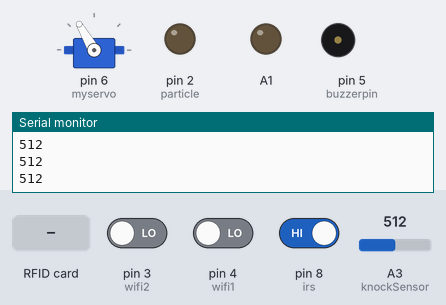
Bench run of a sketch on a simulated Arduino Uno, built with avr-gcc and run on an emulated ATmega328P. Shown: servo, output pins drawn as LEDs (lit = HIGH), buzzer (waves = sounding, pin HIGH), the last lines printed to the serial monitor. The test bench sets the inputs (shaded band); at power-on: pin 4 (wifi1) LOW, A3 (knockSensor) = 512, pin 8 (irs) HIGH, pin 3 (wifi2) LOW. Pins used as bus, display or sensor lines are not drawn.

Above: at 1.2 s.
1.3 s: pin 4 (wifi1) driven HIGH
At 2.6 s:
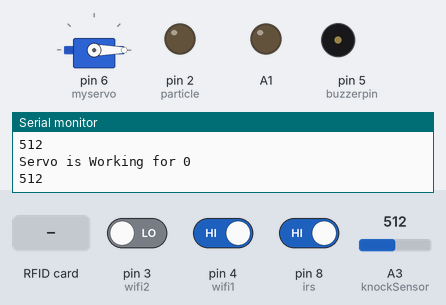
2.9 s: A3 (knockSensor) set to 3
4.9 s: A3 (knockSensor) set to 0
At 5.7 s:
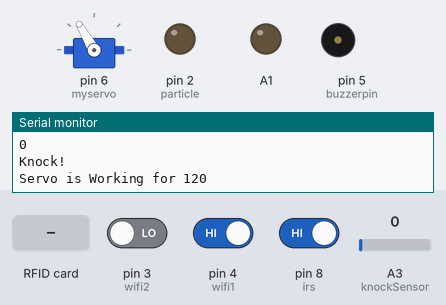
7.9 s: pin 8 (irs) driven LOW
At 9.3 s:
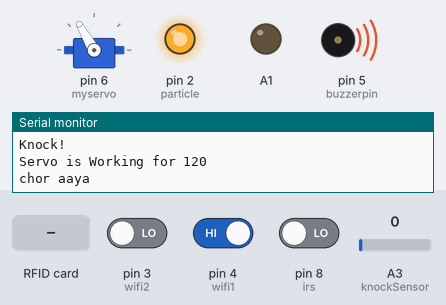
10.0 s: RFID card 85 27 41 43 held to the reader
At 12.8 s:
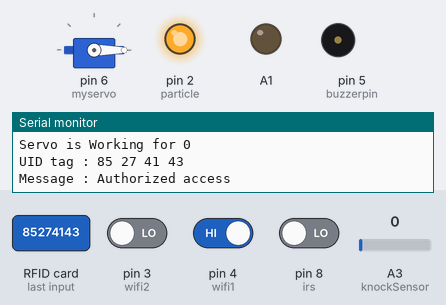
16.0 s: pin 8 (irs) driven HIGH
At 16.8 s:
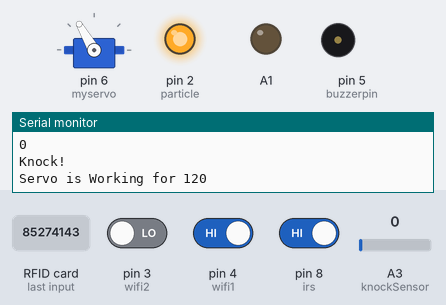
Timing chart, 0 to 20.0 s (numbered marks = the images above; inputs shaded):
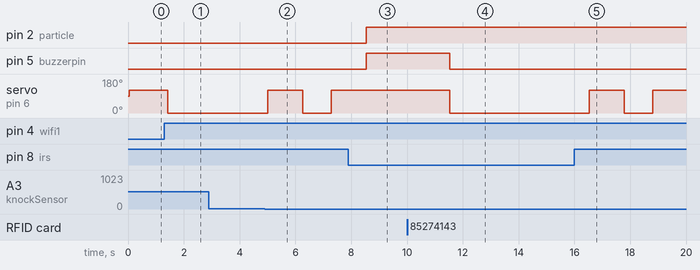

Measured:
- the behaviour switches between 2 and 1 on A3 (knockSensor) (found by bisection; images 1 and 2)
- after the input at 1.3 s, servo on pin 6 (myservo): 120° → 0° after 0.13 s
- after the input at 4.9 s, servo on pin 6 (myservo): 0° → 120° after 0.11 s, → 0° 1.3 s later, → 120° 1.0 s later
- after the input at 7.9 s, pin 2 (particle), pin 5 (buzzerpin): LOW → HIGH after 0.63 s; servo on pin 6 (myservo): stays 120° (without the input it goes to 0° after 0.63 s)
- after the input at 10.0 s, pin 5 (buzzerpin): goes on until 11.5 s, then stays LOW; servo on pin 6 (myservo): goes on until 11.5 s, then stays 0°
- after the input at 16.0 s, pin 5 (buzzerpin): stays LOW (without the input it goes to HIGH after 1.8 s)

The sketch:

arduino_code.ino
```cpp
#include <SPI.h>
#include <MFRC522.h>
#include <Servo.h>
#include <SoftwareSerial.h>

Servo myservo;
#define SS_PIN 10
#define RST_PIN 9
MFRC522 mfrc522(SS_PIN, RST_PIN);   // Create MFRC522 instance.

const int ledPin = 13;
const int knockSensor = A3;
const int threshold = 1;
int sensorReading = 0;
const int  buzzerpin= 5;
int rfid_on=0;
int irs=8;
int acessdenied=0;
const int wifi1=4;
const int wifi2=3;
int doorstate=0;
const int particle=2;
int kok=0;
void setup()
{
  myservo.attach(6, 600, 2300);
  pinMode(A1, OUTPUT);
  Serial.begin(9600);   // Initiate a serial communication
  SPI.begin();      // Initiate  SPI bus
  mfrc522.PCD_Init();   // Initiate MFRC522
  Serial.println("Approximate your card to the reader...");
  Serial.println();
  pinMode(buzzerpin,OUTPUT);
  pinMode(irs,INPUT);
  pinMode(wifi1,INPUT);
  pinMode(wifi2,INPUT);
  pinMode(particle,OUTPUT);
  myservo.write(120);

}
void loop()
{
  rfid();
  knock();
  ir();
  //Serial.print(digitalRead(wifi1));

  //Serial.print(" ");

  //Serial.println(digitalRead(wifi2));


  if(digitalRead(wifi1)==HIGH){ //open
    serv(0);
    doorstate=1;
    rfid_on=1;
    kok=0;

  }
  if(digitalRead(wifi2)==HIGH){ //close
    serv(120);
    doorstate=0;
    rfid_on=0;
  }

 // delay(1000);
}
void rfid() {
  // Look for new cards
  if ( ! mfrc522.PICC_IsNewCardPresent())
  {
    return;
  }
  // Select one of the cards
  if ( ! mfrc522.PICC_ReadCardSerial())
  {
    return;
  }
  //Show UID on serial monitor
  Serial.print("UID tag :");
  String content = "";
  byte letter;
  for (byte i = 0; i < mfrc522.uid.size; i++)
  {
    Serial.print(mfrc522.uid.uidByte[i] < 0x10 ? " 0" : " ");
    Serial.print(mfrc522.uid.uidByte[i], HEX);
    content.concat(String(mfrc522.uid.uidByte[i] < 0x10 ? " 0" : " "));
    content.concat(String(mfrc522.uid.uidByte[i], HEX));
  }
  Serial.println();
  Serial.print("Message : ");
  content.toUpperCase();
  if (content.substring(1) == "85 27 41 43") //change here the UID of the card/cards that you want to give access
  {
    Serial.println("Authorized access");
    Serial.println();
    delay(3000);
    analogWrite(A1, 5);
    serv(0);
    rfid_on=1;
    kok=0;
  }

  else   {
    Serial.println(" Access denied");
    Serial.println();
    analogWrite(A1, 10);
    //buzzer();
    //digitalWrite(buzzerpin,HIGH);
    delay(3000);
     if(acessdenied>2){
      buzzer();
      acessdenied=0;
      rfid_on=0;
    }

    acessdenied+=1;
    //digitalWrite(buzzerpin,LOW);


  }
}
void serv(int t) {

  Serial.print("Servo is Working for ");
  Serial.println(t);
  //digitalWrite(buzzer,HIGH);
  myservo.write(t);  // tell servo to go to a particular angle
  delay(1000);

  //myservo.write(0+10);
  //delay(500);

  //myservo.write();
  //delay(1000);
  //digitalWrite(buzzer,LOW);

}
void knock() {
  // read the sensor and store it in the variable sensorReading:
   sensorReading= analogRead(knockSensor);
 Serial.println(sensorReading);
  // if the sensor reading is greater than the threshold:
  if (sensorReading <= threshold&&kok==0) {
    // toggle the status of the ledPin:
   // send the string "Knock!" back to the computer, followed by newline
    Serial.println("Knock!");
    rfid_on=0;
    serv(120);
    kok=1;
  }
  delay(250) ;  // delay to avoid overloading the serial port buffer
}
void buzzer(){
  digitalWrite(buzzerpin,HIGH);
  digitalWrite(particle,HIGH);
  delay(3000);
  digitalWrite(particle,HIGH);
  digitalWrite(buzzerpin,LOW);
}
void ir(){
  if(digitalRead(irs)==LOW&&rfid_on!=1){
    Serial.println("chor aaya");
    buzzer();
    //delay(1000);
  }
//  if(digitalRead(irs)==LOW&&rfid_on==1){
//    rfid_on=0;
//  }
  //                  Serial.println(digitalRead(irs));
}
```
